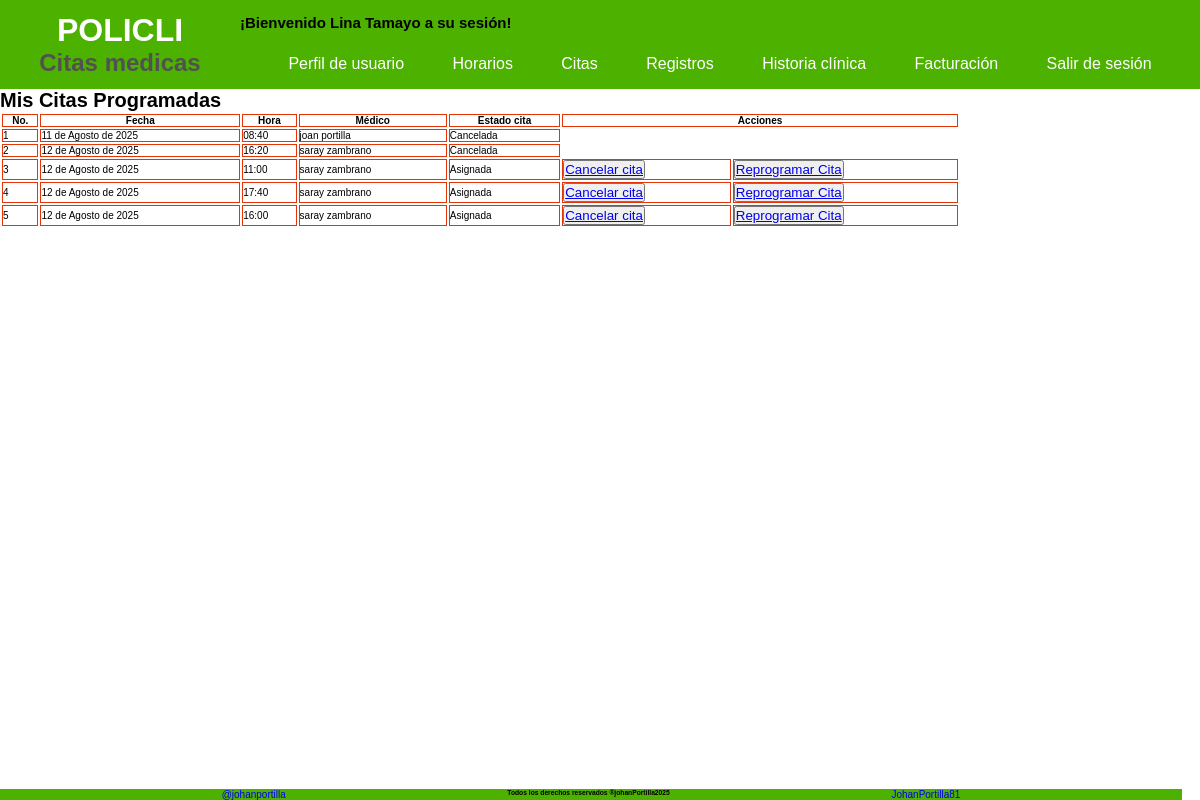
/sesion/cuenta/mis_citas/ (signed in), run on the app's committed database.
### Aplicaciones/Inicio/models.py (models this page shows, shortened)
class CreacionUser(AbstractUser):
    class Tipo_User(models.TextChoices):
        ADMIN = 'Administrador',
        PACIENTE = 'Paciente'
        MEDICO = 'Medico'
        RECEPCION = 'Recepcionista'
    class Tipo_id(models.TextChoices):
        CEDULA = 'Cédula'
        TARJETA_ID= 'Tarjeta Identidad'
        CED_EXT = 'Cédula Extranjería'
        PASAPORTE = 'Pasaporte'
    tipo_id = models.CharField( max_length=20 ,choices = Tipo_id.choices, default = Tipo_id.CEDULA, verbose_name='Tipo de documento'  )
    numero_id = models.PositiveBigIntegerField(null=False, blank=False,  verbose_name='Numero de identificación', unique=True, default=0)
    telefono = models.PositiveBigIntegerField(null= False, blank= False, verbose_name='Teléfono', default=0)
    tipo_usuario = models.CharField(max_length=20, choices = Tipo_User.choices, default = Tipo_User.PACIENTE, verbose_name='Tipo Usuario')
    fecha_actualizacion = models.DateTimeField (auto_now=True, verbose_name='Ultima Actualización')
    nombre_completo= models.CharField(max_length = 100, null=False, blank= False, verbose_name='Nombre completo')
    cambiar_contrasena = models.BooleanField(default=True, verbose_name='Cambiar contraseña')

class UsuarioCitas(models.Model):
    usuario = models.ForeignKey(CreacionUser, on_delete= models.CASCADE, verbose_name='Usuario')
    cita = models.ForeignKey(HorarioCita, on_delete= models.CASCADE)
    fecha_registro = models.DateTimeField(auto_now_add=True)
    actividad_cita = models.CharField(max_length=20, default= "Asignada", verbose_name='Estado Cita')

class HorarioCita(models.Model):
    class Estado(models.TextChoices):
        DISPONIBLE = 'Disponible'
        AGENDADA = 'Agendada'
        REPROGRAMADA = 'Reprogramada'
        CANCELADA = 'Cancelada'
    class Asistencia(models.TextChoices):
        ASISTIO = 'Asistio'
        NO_ASISTIO = 'No asistio'
        ESPERA = 'A la espera'
    horario = models.ForeignKey(CrearHorario, on_delete= models.CASCADE)
    fecha = models.DateField(verbose_name='Fecha')
    hora_cita = models.TimeField(verbose_name='Hora de inicio')
    estado = models.CharField(max_length=20, choices = Estado.choices, default= Estado.DISPONIBLE, verbose_name='Estado')
    asistencia = models.CharField(max_length=20, choices = Asistencia.choices, default= Asistencia.ESPERA, verbose_name='Asistencia')

class CrearHorario(models.Model):
    id_usuario = models.ForeignKey(CreacionUser, on_delete= models.CASCADE, verbose_name='Medico')
    fecha = models.DateField(null=False, blank=False, verbose_name='Fecha de horario')
    hora_inicio = models.TimeField(null=False, blank=False, default= '08:00', verbose_name='Hora de inicio')# type: ignore
    hora_final = models.TimeField(null=False, blank=False, default= '18:00', verbose_name='Hora de final') # type: ignore
    duracion = models.IntegerField(null=False, blank=False, default= 20, verbose_name='Duración de Cita')
    fecha_registro = models.DateTimeField(auto_now_add=True)
    fecha_actualizacion = models.DateTimeField(auto_now=True)

### Aplicaciones/Inicio/views.py (the view)
@login_required
def citas_usuario(request):
    print('Entrando a mis citas')
    admin = CreacionUser.objects.get(username = request.user) # type: ignore
    if admin.is_superuser: # type: ignore
        print("Entradno como admin")
        citas = UsuarioCitas.objects.all().order_by('cita__fecha')
        admin = 'si'
    else:
        citas = UsuarioCitas.objects.filter(usuario = request.user).order_by('cita__fecha')
        print(f'El usuario es {request.user}') # type: ignore
        admin = 'no'
    return render(request, 'sesiones/citas_usuario.html',{'citas':citas, 'admin': admin})

### templates/sesiones/citas_usuario.html (shortened to what this page needs)
{% extends 'index.html' %}
{% block contenido1 %}
<h1>Mis Citas Programadas</h1>
<div style="height: 200px; overflow-y: scroll;">
<table style="width:80%; justify-content: center; ">
    <thead>
        <tr>
            <th>No.</th>
            <th>Fecha</th>
            <th>Hora</th>
            <th>Médico</th>
            <th>Estado cita</th>
            <th colspan="2">Acciones</th>
        </tr>
    </thead>
    <tbody>
        {% for cita in citas %}
        <tr>
            <td>{{ forloop.counter }}</td>
            <td>{{ cita.cita.fecha }}</td>
            <td>{{ cita.cita.hora_cita }}</td>
            <td>{{ cita.cita.horario.id_usuario.nombre_completo }}</td>
            <td>{{ cita.actividad_cita }}</td>
            {% if cita.actividad_cita == 'Asignada' %}
            <td>
                <button>
                <a href="{% url 'Cancelar_citas' cita.cita.id %}?accion=cancelar">Cancelar cita</a>
                </button>
            </td>
            <td>
                <button>
                <a href="{% url 'Cancelar_citas' cita.cita.id %}?accion=reprogramar">Reprogramar Cita</a>
                </button>
            </td>
            {% elif cita.estado_cita == 'Reprogramada'  %}
            <td>
                <button>
                <a href="{% url 'Cancelar_citas' cita.cita.id %}?accion=cancelar">Cancelar cita</a>
                </button>
            </td>
            {% endif %}
        </tr>
        {% endfor %}
    </tbody>
</table>
</div>
{% endblock %}

### templates/bloques/navbar_sesion.html (shortened to what this page needs)
<header class="header">
    <div class="navbar__container">
        <div>
            <h1 class="navbar__title">
                POLICLI
                <span class="navbar__subtitle">Citas medicas</span>
            </h1>
        </div>
        <div class="navbar-sesion">
            <h2 class="titulo__sesion">¡Bienvenido {{ user.nombre_completo }} a su sesión!</h2>
            <nav class="navbar-sesion__container">
                <ul class="navbar-sesion__list--first">
                    <li class="navbar-sesion__item">
                        <a href="{% url 'Principal' %}" class="navbar__link">Perfil de usuario</a>
                    </li>
                    <li class="navbar-sesion__item">
                        <a href="#" class="navbar__link">Horarios</a>
                    </li>
                    <li class="navbar-sesion__item">
                        <a href="#" class="navbar__link">Citas</a>
                    </li>
                    <li class="navbar-sesion__item"><a href="#" class="navbar__link">Registros</a>
                    </li>
                    <li class="navbar-sesion__item"><a href="#" class="navbar__link">Historia clínica</a>
                    </li>
                    <li class="navbar-sesion__item"><a href="#" class="navbar__link">Facturación</a></li>
                    <li class="navbar-sesion__item">
                        <a href="{% url 'Sesion_Cerrada' %}" class="navbar__link">Salir de sesión</a>
                    </li>
                </ul>
            </nav>
        </div>
    </div>
</header>

### static/css/variables.css (style rules this page uses)
:root { --primary-950: #4DB100; --primary-900: #55B40C; --primary-800: #67BC26; --primary-700: #79C43F; --primary-600: #8BCC59; --primary-500: #9DD472; --primary-400: #AEDB8C; --primary-300: #C0E3A5; --primary-200: #D2EBBF; --primary-100: #EAF3D8; --primary-50: #F6FBF2; --secundary-950:#FED638; --secundary-900:#FED841; --secundary-800:#FEDC55; --secundary-700:#FEE069; --secundary-600:#FEE47D; --secundary-500:#FEE891; --secundary-400:#FEECA5; --secundary-300:#FEF0B9; --secundary-200:#FEF4CD; --secundary-100:#FEF8E1; --secundary-50:#FEFCF5; --white: #fff; --black: #000; --gray-950: #101010; --gray-900: #262626; --gray-800: #3B3B3B; --gray-700: #515151; --gray-600: #676767; --gray-500: #7D7D7D; --gray-400: #929292; --gray-300: #A8A8A8; --gray-200: #BEBEBE; --gray-100: #D4D4D4; --gray-50: #E9E9E9; --main-font: Helvetica, Arial, sans-serif; --fs-xxxxl: 8.0rem; --fs-xxxl: 6.4rem; --fs-xxl: 4.8rem; --fs-xl: 4.0rem; --fs-lg: 3.2rem; --fs-md: 2.4rem; --fs-sm: 2.0rem; --fs-xs: 1.6rem; --fs-xxs: 1.4rem; --fs-xxxs: 1.2rem; }

### static/css/body.css (style rules this page uses)
html { margin: 0; box-sizing: border-box; font-size: 62.5%; }
* { padding: 0; margin: 0; box-sizing: border-box; font-family: var(--main-font); }
body { display: flex; flex-direction: column; }

### static/css/inicio.css (style rules this page uses)
.navbar__container { background-color: var(--primary-950); position: sticky; display: grid; grid-template-columns: repeat(2, 20% 80%); }
.navbar__title { margin: 0; color: var(--white); padding: 12px; font-size: var(--fs-lg); text-align: center; display: flex; flex-direction: column; }
.navbar__subtitle { font-size: var(--fs-md); color: var(--gray-700); }
.navbar__link { text-decoration: none; color: var(--white); font-size: var(--fs-xs); transition: color 0.3s ease; display: flex; }
.navbar-sesion { display: flex; flex-direction: column; justify-content: end; gap: 8px; }
.navbar-sesion__list--first { list-style: none; padding: 8px; margin: 0; display: flex; position: relative; justify-content: space-evenly; }
.navbar-sesion__item { position: relative; display: inline-block; padding: 8px; }

### static/css/tablas.css (style rules this page uses)
th, td { border: 1px solid rgb(231, 52, 7); }

### data on the page
CreacionUser: nombre_completo "Lina Tamayo"
UsuarioCitas: cita.fecha "11 de Agosto de 2025", cita.hora_cita "08:40", cita.horario.id_usuario.nombre_completo "joan portilla", actividad_cita "Cancelada"
UsuarioCitas: cita.fecha "12 de Agosto de 2025", cita.hora_cita "16:20", cita.horario.id_usuario.nombre_completo "saray zambrano", actividad_cita "Cancelada"
UsuarioCitas: cita.fecha "12 de Agosto de 2025", cita.hora_cita "11:00", cita.horario.id_usuario.nombre_completo "saray zambrano", actividad_cita "Asignada", shows "Cancelar cita"
UsuarioCitas: cita.fecha "12 de Agosto de 2025", cita.hora_cita "17:40", cita.horario.id_usuario.nombre_completo "saray zambrano", actividad_cita "Asignada", shows "Cancelar cita"
UsuarioCitas: cita.fecha "12 de Agosto de 2025", cita.hora_cita "16:00", cita.horario.id_usuario.nombre_completo "saray zambrano", actividad_cita "Asignada", shows "Cancelar cita"
